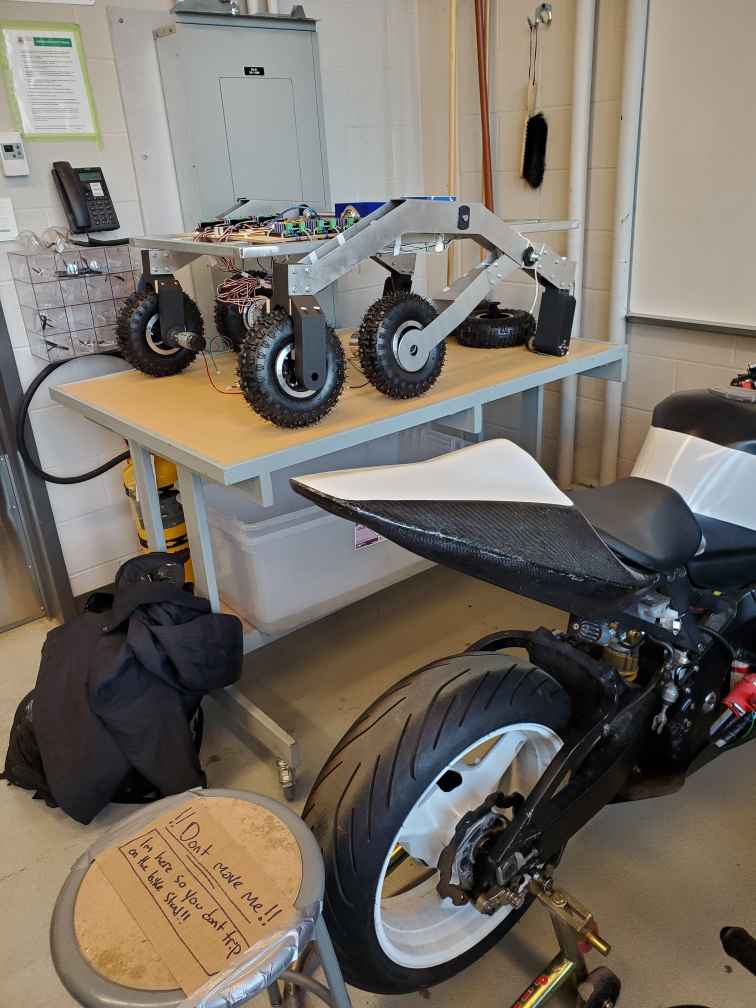
#> input picture ssr-panorama photo/3DReconstruction-master/Reconstruction/reconstruct_this/left.jpg, 3024 x 4032 px, found by its file name (shown at 1/4 size)
$ python disparity.py
#> lines starting #> are read from the running program, lines starting #| are printed output that depends on the picture; after the words box and inside, x2 and y2 are one past the last pixel; in counts of white or black regions, pixels touching at a corner belong together
'''
Created by Omar Padierna "Para11ax" on Jan 1 2019

 This program is free software: you can redistribute it and/or modify
 it under the terms of the GNU General Public License as published by
 the Free Software Foundation, either version 3 of the License, or
 (at your option) any later version.

 This program is distributed in the hope that it will be useful,
 but WITHOUT ANY WARRANTY; without even the implied warranty of
 MERCHANTABILITY or FITNESS FOR A PARTICULAR PURPOSE.  See the
 GNU General Public License for more details.

'''

import cv2
import numpy as np
import glob
from tqdm import tqdm
import PIL.ExifTags
import PIL.Image
from matplotlib import pyplot as plt

#=====================================
# Function declarations
#=====================================

#Function to create point cloud file
def create_output(vertices, colors, filename):
	colors = colors.reshape(-1,3)
	vertices = np.hstack([vertices.reshape(-1,3),colors])

	ply_header = '''ply
		format ascii 1.0
		element vertex %(vert_num)d
		property float x
		property float y
		property float z
		property uchar red
		property uchar green
		property uchar blue
		end_header
		'''
	with open(filename, "w") as f:
		f.write(ply_header %dict(vert_num=len(vertices)))
		np.savetxt(f,vertices,'%f %f %f %d %d %d')

#Function that Downsamples image x number (reduce_factor) of times.
def downsample_image(image, reduce_factor):
	for i in range(0,reduce_factor):
		#Check if image is color or grayscale
		if len(image.shape) > 2:
			row,col = image.shape[:2]
		else:
			row,col = image.shape

		image = cv2.pyrDown(image, dstsize= (col//2, row // 2))
	return image


#=========================================================
# Stereo 3D reconstruction
#=========================================================

#Load camera parameters
ret = np.load("/home/nicho/Downloads/ssr-20211022T203842Z-001/ssr-panorama photo/3DReconstruction-master/Reconstruction/camera_params/ret.npy")
#> (reads ssr-panorama photo/3DReconstruction-master/Reconstruction/camera_params/ret.npy from the repository)
K = np.load("/home/nicho/Downloads/ssr-20211022T203842Z-001/ssr-panorama photo/3DReconstruction-master/Reconstruction/camera_params/K.npy")
#> (reads ssr-panorama photo/3DReconstruction-master/Reconstruction/camera_params/K.npy from the repository)
dist = np.load("/home/nicho/Downloads/ssr-20211022T203842Z-001/ssr-panorama photo/3DReconstruction-master/Reconstruction/camera_params/dist.npy")
#> (reads ssr-panorama photo/3DReconstruction-master/Reconstruction/camera_params/dist.npy from the repository)

#Specify image paths
img_path1 = "/home/nicho/Downloads/ssr-20211022T203842Z-001/ssr-panorama photo/3DReconstruction-master/Reconstruction/reconstruct_this/left.jpg"
img_path2 = "/home/nicho/Downloads/ssr-20211022T203842Z-001/ssr-panorama photo/3DReconstruction-master/Reconstruction/reconstruct_this/right.jpg"

#Load pictures
img_1 = cv2.imread(img_path1)
#> img_1 is the input picture: shape (4032, 3024, 3); mean B, G, R 103, 112.7, 120.4
img_2 = cv2.imread(img_path2)
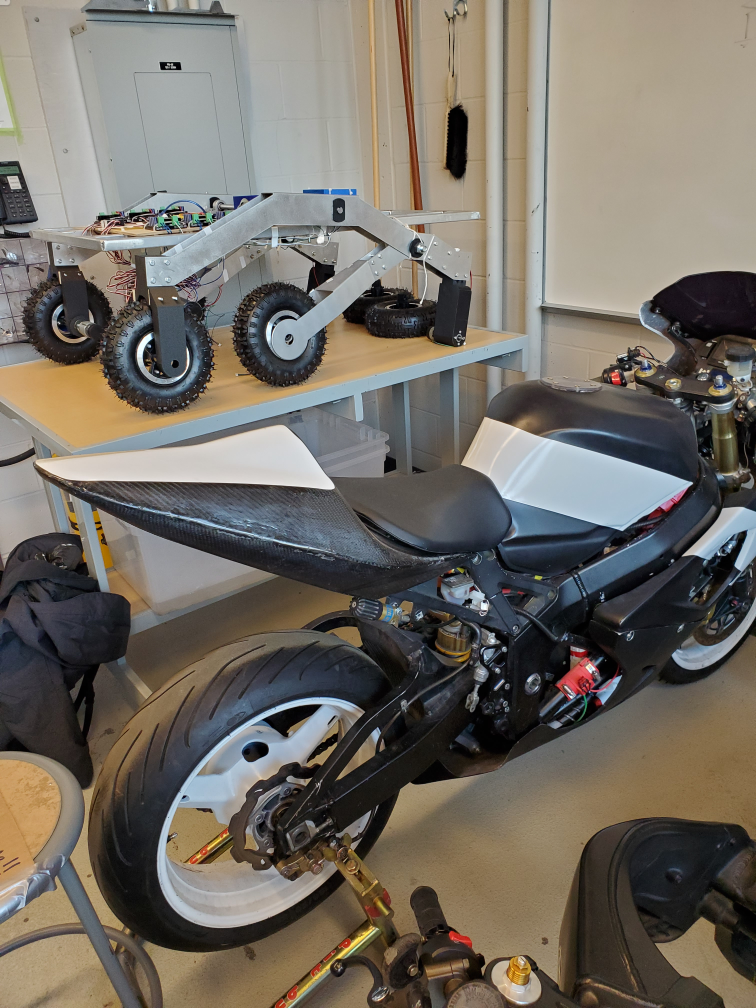
#> input picture ssr-panorama photo/3DReconstruction-master/Reconstruction/reconstruct_this/right.jpg, 3024 x 4032 px, found by its file name (shown at 1/4 size)
#> img_2 is the input picture: shape (4032, 3024, 3); mean B, G, R 101, 109.6, 115.5

#Get height and width. Note: It assumes that both pictures are the same size. They HAVE to be same size and height.
h,w = img_2.shape[:2]
#> h = 4032; w = 3024

#Get optimal camera matrix for better undistortion
new_camera_matrix, roi = cv2.getOptimalNewCameraMatrix(K,dist,(w,h),1,(w,h))
#> roi = (1275, 269, 1416, 2411)

#Undistort images
img_1_undistorted = cv2.undistort(img_1, K, dist, None, new_camera_matrix)
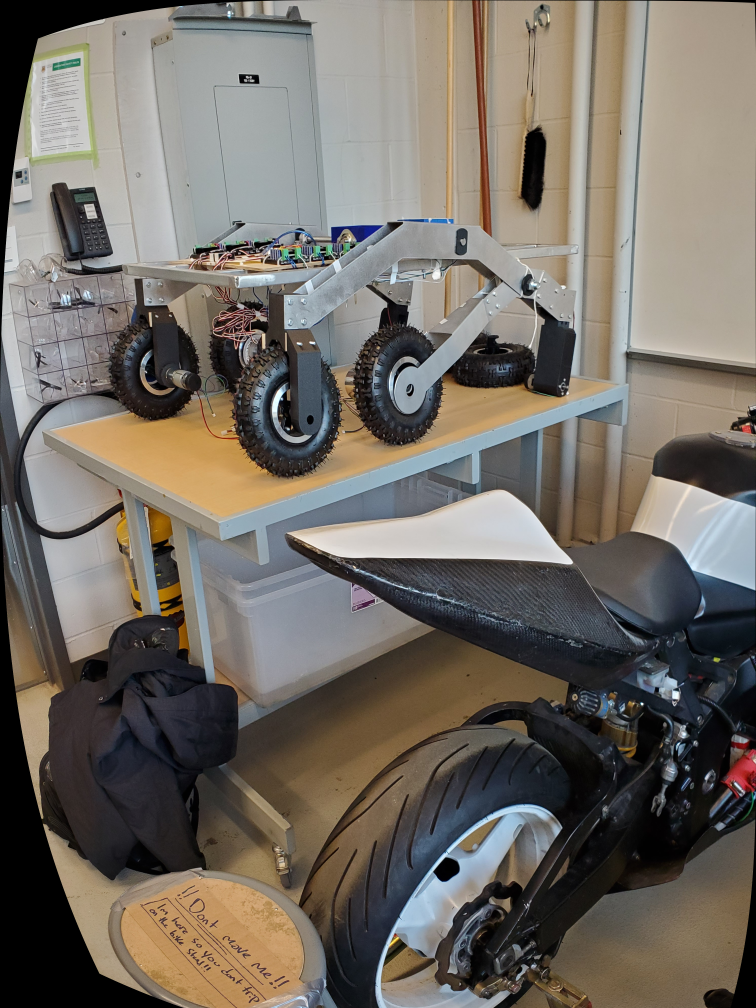
#> img_1_undistorted: shape (4032, 3024, 3) (shown at 1/4 size); mean B, G, R 100.8, 108.8, 115
img_2_undistorted = cv2.undistort(img_2, K, dist, None, new_camera_matrix)
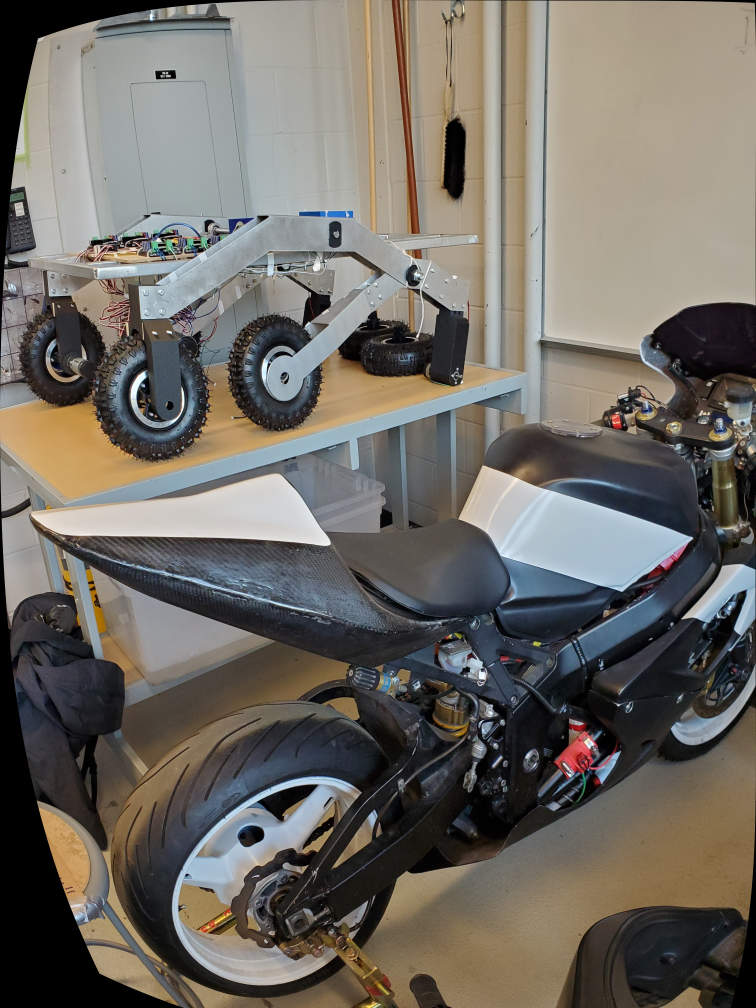
#> img_2_undistorted: shape (4032, 3024, 3) (shown at 1/4 size); mean B, G, R 100.5, 107.5, 111.9

#Downsample each image 3 times (because they're too big)
img_1_downsampled = downsample_image(img_1_undistorted,0)
img_2_downsampled = downsample_image(img_2_undistorted,0)

cv2.imwrite('undistorted_left.jpg', img_1_downsampled)
cv2.imwrite('undistorted_right.jpg', img_2_downsampled)


#Set disparity parameters
#Note: disparity range is tuned according to specific parameters obtained through trial and error.
win_size = 5
min_disp = -1
max_disp = 63 #min_disp * 9
num_disp = max_disp - min_disp # Needs to be divisible by 16

#Create Block matching object.
stereo = cv2.StereoSGBM_create(minDisparity= min_disp,
	numDisparities = num_disp,
	blockSize = 5,
	uniquenessRatio = 5,
	speckleWindowSize = 5,
	speckleRange = 5,
	disp12MaxDiff = 2,
	P1 = 8*3*win_size**2,#8*3*win_size**2,
	P2 =32*3*win_size**2) #32*3*win_size**2)

#Compute disparity map
print ("\nComputing the disparity  map...")
disparity_map = stereo.compute(img_1_downsampled, img_2_downsampled)
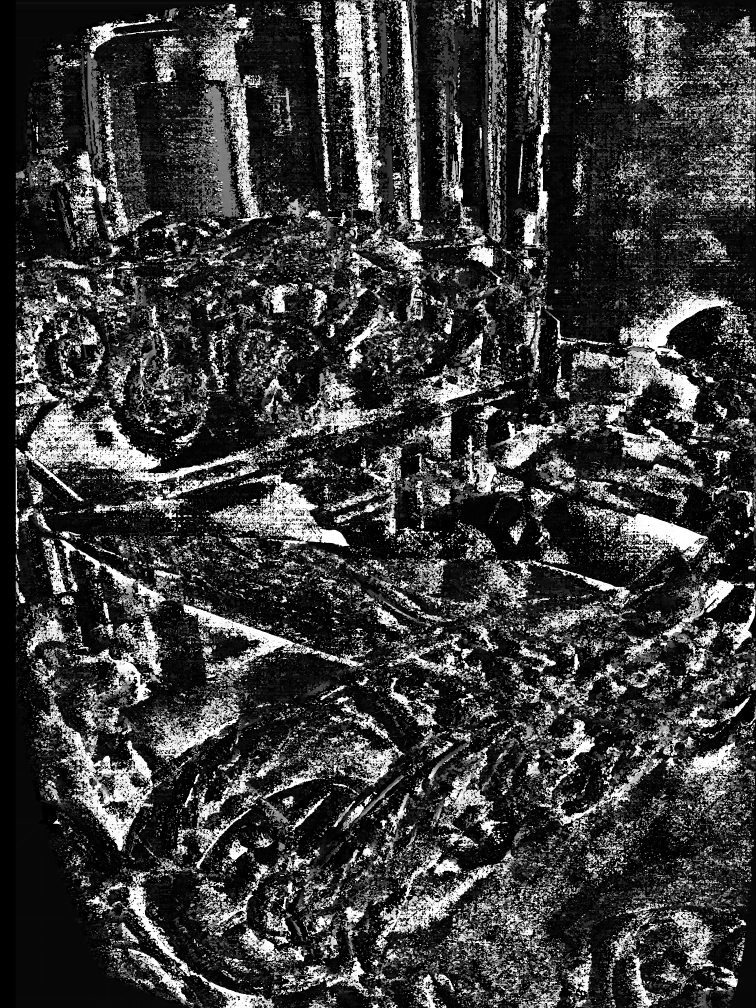
#> disparity_map: shape (4032, 3024) int16 (shown at 1/4 size); min -32, max 992, mean 209.5; drawn with min black and max white

#Show disparity map before generating 3D cloud to verify that point cloud will be usable.
plt.imshow(disparity_map,"gray")
plt.show()

#Generate  point cloud.
print ("\nGenerating the 3D map...")

#Get new downsampled width and height
h,w = img_2_downsampled.shape[:2]

#Load focal length.
focal_length = np.load("/home/nicho/Downloads/ssr-20211022T203842Z-001/ssr-panorama photo/3DReconstruction-master/Reconstruction/camera_params/FocalLength.npy")
#> (reads ssr-panorama photo/3DReconstruction-master/Reconstruction/camera_params/FocalLength.npy from the repository)

#Perspective transformation matrix
#This transformation matrix is from the openCV documentation, didn't seem to work for me.
Q = np.float32([[1,0,0,-w/2.0],
				[0,-1,0,h/2.0],
				[0,0,0,-focal_length],
				[0,0,1,0]])

#This transformation matrix is derived from Prof. Didier Stricker's power point presentation on computer vision.
#Link : https://ags.cs.uni-kl.de/fileadmin/inf_ags/3dcv-ws14-15/3DCV_lec01_camera.pdf
Q2 = np.float32([[1,0,0,0],
				[0,-1,0,0],
				[0,0,focal_length*0.05,0], #Focal length multiplication obtained experimentally.
				[0,0,0,1]])

#Reproject points into 3D
points_3D = cv2.reprojectImageTo3D(disparity_map, Q2)
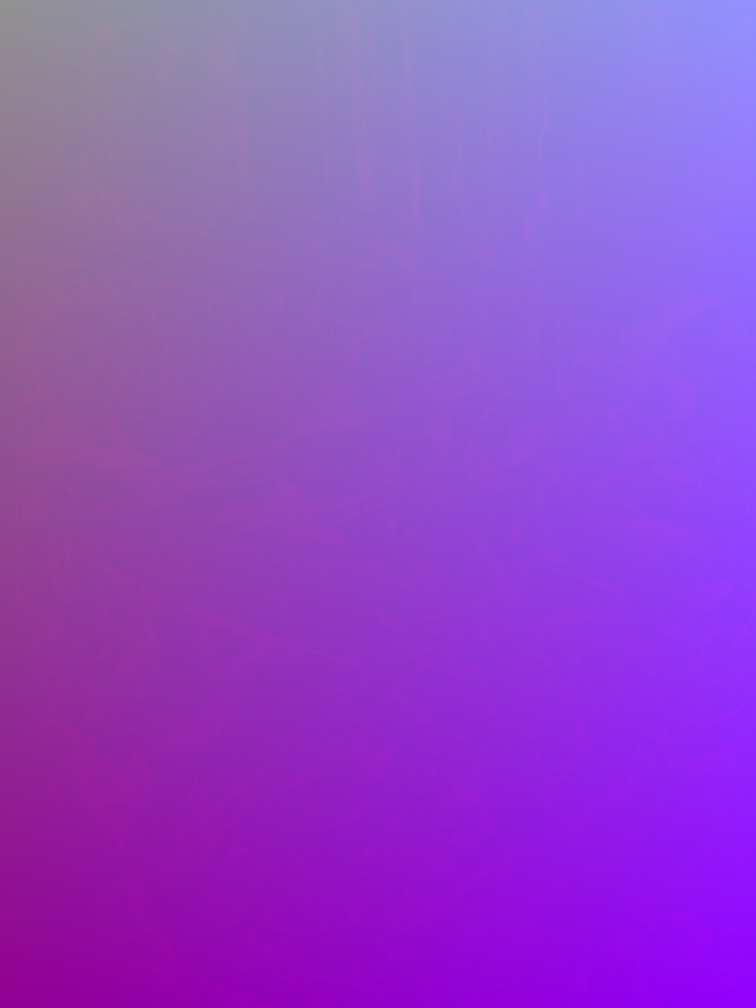
#> points_3D: shape (4032, 3024, 3) float32 (shown at 1/4 size); mean of channels 0, 1, 2 1500.3, -2082.5, 43.8; drawn with min black and max white
#Get color points
colors = cv2.cvtColor(img_1_downsampled, cv2.COLOR_BGR2RGB)

#Get rid of points with value 0 (i.e no depth)
mask_map = disparity_map > disparity_map.min()
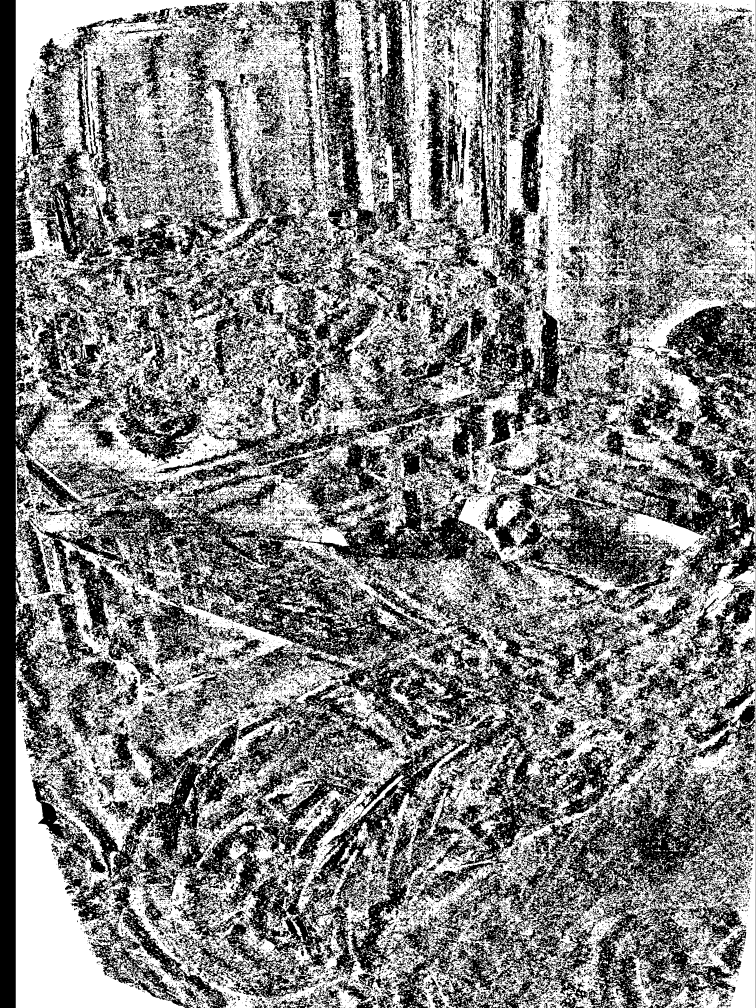
#> mask_map: shape (4032, 3024) bool (shown at 1/4 size); 52.4% white; 40568 black regions (31138 under 20 px), largest, box (x1, y1, x2, y2) and area: (0, 0, 3024, 4032) 2918391, (80, 328, 814, 1854) 243050, (1130, 0, 1663, 1015) 157778

#Mask colors and points.
output_points = points_3D[mask_map]
output_colors = colors[mask_map]

#Define name for output file
output_file = 'reconstructed.ply'

#Generate point cloud
print ("\n Creating the output file... \n")
create_output(output_points, output_colors, output_file)
#> (the run stopped early here; a loop or call above may not have finished)
